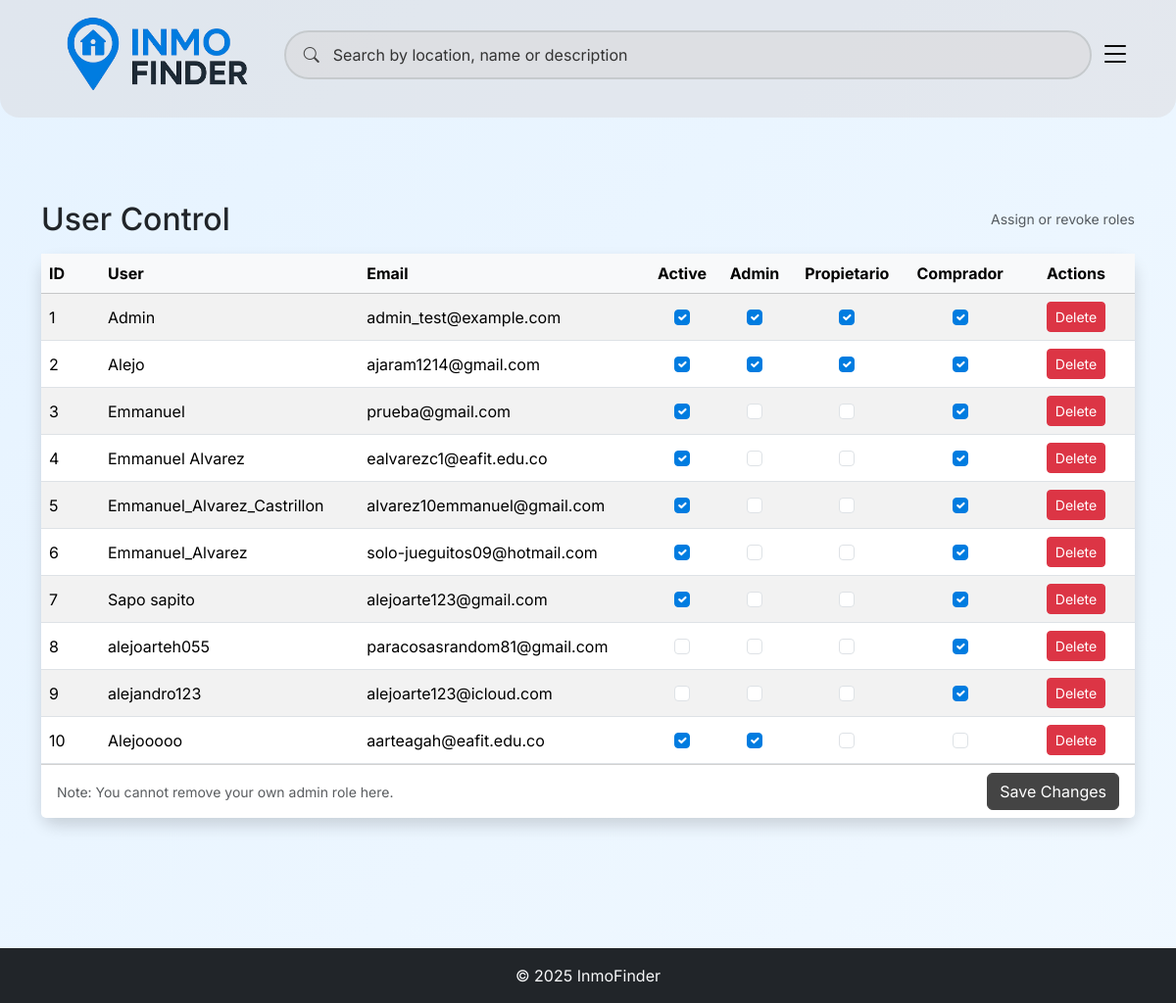
Page /users/admin/users/ (signed in) on the earlier database version.
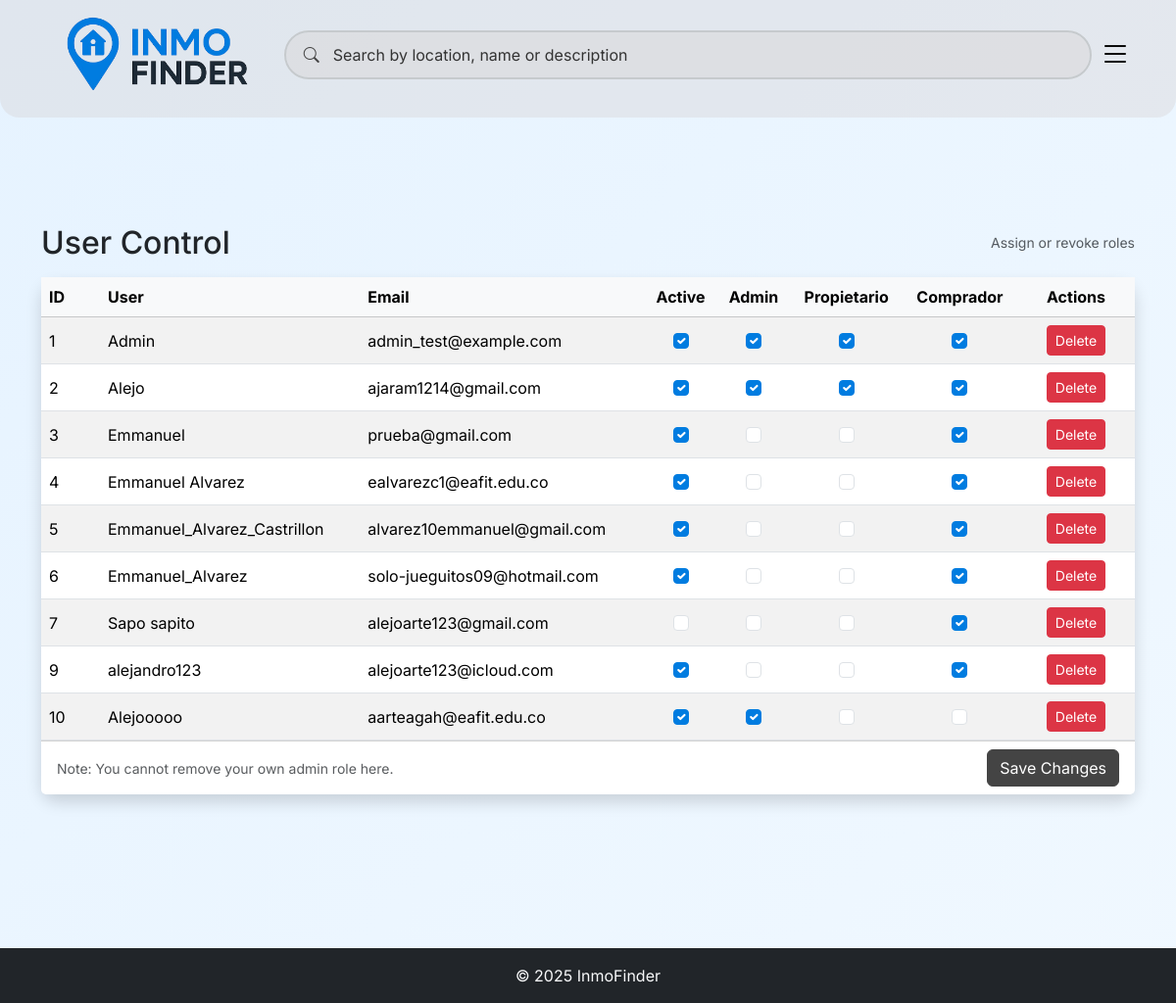
Same page on the later database version.
### users/models.py (models this page shows, shortened)
class Usuario(AbstractUser):
    email = models.EmailField(unique=True)
    is_admin = models.BooleanField(default=False)
    is_propietario = models.BooleanField(default=False)
    is_comprador = models.BooleanField(default=True)
    phone = models.CharField(max_length=20, blank=True, null=True)
    first_name = models.CharField(max_length=30, blank=True)
    last_name = models.CharField(max_length=30, blank=True)
    USERNAME_FIELD = 'email'  # Usar email como campo de login
    REQUIRED_FIELDS = ['username']  # Campos requeridos además del USERNAME_FIELD
    def get_full_name(self):
        return f"{self.first_name} {self.last_name}".strip()

### users/views.py (the view, shortened to what this page needs)
# urls.py: path("admin/users/", views.UserControlView.as_view(), name="user_control"),
class UserControlView(AdminRequiredMixin, View):
    template_name = "users/user_control.html"
    def get(self, request):
        User = get_user_model()
        users = User.objects.all().order_by("id")
        return render(request, self.template_name, {"users": users})

### users/mixins.py (called while the page is built)
    def dispatch(self, request, *args, **kwargs):
        if not request.user.is_authenticated:
            return super().dispatch(request, *args, **kwargs)  # redirige a login por LoginRequiredMixin
        if not getattr(request.user, "is_admin", False):
            raise PermissionDenied("ADMIN_ONLY")
        return super().dispatch(request, *args, **kwargs)

### users/templates/users/user_control.html (shortened to what this page needs)
{% extends "properties/base.html" %}
{% load static %}
{% block body_class %}profile-bg-page{% endblock %}
{% block content %}
<section class="profile-bg">
  <div class="container py-4">
    <div class="d-flex justify-content-between align-items-center mb-3">
      <h2 class="mb-0">User Control</h2>
      <div class="small text-muted">Assign or revoke roles</div>
    </div>
  <form method="post" class="card shadow border-0 rounded-4 user-control">
      <div class="table-responsive">
  <table class="table table-striped align-middle mb-0">
          <thead class="table-light">
            <tr>
              <th style="width: 60px;">ID</th>
              <th>User</th>
              <th>Email</th>
              <th class="text-center">Active</th>
              <th class="text-center">Admin</th>
              <th class="text-center">Propietario</th>
              <th class="text-center">Comprador</th>
              <th class="text-center" style="width: 120px;">Actions</th>
            </tr>
          </thead>
          <tbody>
            {% for u in users %}
            <tr>
              <td>
                {{ u.id }}
              </td>
              <td>{{ u.get_full_name|default:u.username }}</td>
              <td>{{ u.email }}</td>
              <td class="text-center">
                <input class="form-check-input" type="checkbox" name="is_active_{{ u.id }}" {% if u.is_active %}checked{% endif %}>
              </td>
              <td class="text-center">
                <input class="form-check-input" type="checkbox" name="is_admin_{{ u.id }}" {% if u.is_admin %}checked{% endif %}>
              </td>
              <td class="text-center">
                <input class="form-check-input" type="checkbox" name="is_propietario_{{ u.id }}" {% if u.is_propietario %}checked{% endif %}>
              </td>
              <td class="text-center">
                <input class="form-check-input" type="checkbox" name="is_comprador_{{ u.id }}" {% if u.is_comprador %}checked{% endif %}>
              </td>
              <td class="text-center">
                <button type="button" class="btn btn-sm btn-danger" data-bs-toggle="modal" data-bs-target="#confirmDelete-{{ u.id }}">
                  Delete
                </button>
              </td>
            </tr>
            {% empty %}
            <tr>
              <td colspan="6" class="text-center py-4 text-muted">No users found.</td>
            </tr>
            {% endfor %}
          </tbody>
        </table>
      </div>
      <div class="card-footer bg-white d-flex justify-content-between align-items-center">
        <small class="text-muted">Note: You cannot remove your own admin role here.</small>
        <button class="btn btn-primary" type="submit">Save Changes</button>
      </div>
    </form>
  </div>
</section>
{% endblock %}

Differences in the rows shown:
removed Usuario: id "8", get_full_name "alejoarteh055", email "paracosasrandom81@gmail.com", is_comprador "☑"
changed Usuario "Sapo sapito": is_active "☑" → "☐"
changed Usuario "alejandro123": is_active "☐" → "☑"
